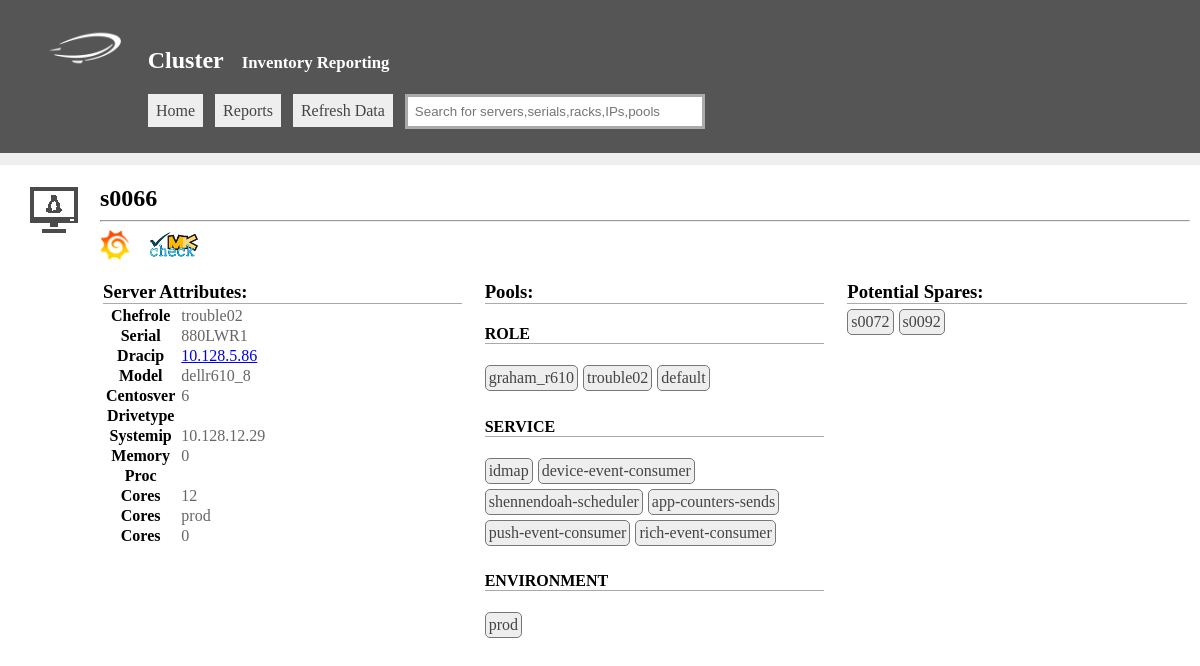
The page /view.php?type=server&id=3151 on the database its author committed.
### tables this page shows
CREATE TABLE 'server' ('id'  INTEGER PRIMARY KEY,'name'  TEXT,'chef_role'  TEXT,'serial'  TEXT,'dracip'  TEXT,'model'  TEXT,'aws_ami'  TEXT,'centosver'  TEXT,'drivetype'  TEXT,'drivecount'  INTEGER,'aws_instance_id'  TEXT,'systemip'  TEXT,'memory'  INTEGER,'proc'  TEXT,'cores'  INTEGER,'cpus'  INTEGER,'env'  TEXT,'tengb'  BOOL,'raid'  TEXT);

CREATE TABLE 'pool' ('id'  INTEGER PRIMARY KEY,'name'  TEXT,'type'  TEXT);

### connectors.php (called while the page is built, shortened)
<?php
class sqlite
{
	function __construct($config){
		$this->config=$config;
	}
	public function search($q){
		$ret=array();
		$hdl=new SQLite3($this->config['filename']);
		$result = $hdl->query($q);
		if($result) {
			while ($row = @$result->fetchArray(SQLITE3_ASSOC)) {
				$ret[] = $row;
			}
		}
		return $ret;
	}
}

### config.php (called while the page is built, shortened)
<?php
$displayoptions['server']['name']=array('disp'=>'Name',    'tab'=>'server',    'col'=>'name');
$displayoptions['server']['Serial']=array('disp'=>'Serial',    'tab'=>'server',    'col'=>'serial');
$displayoptions['server']['Model']=array('disp'=>'Model',      'tab'=>'server',    'col'=>'model');
$displayoptions['server']['Chefrole']=array('disp'=>'Chefrole',      'tab'=>'server',    'col'=>'chef_role');
$displayoptions['server']['Dracip']=array('disp'=>'Dracip',      'tab'=>'server',    'col'=>'dracip');
$displayoptions['server']['Systemip']=array('disp'=>'Systemip',      'tab'=>'server',    'col'=>'systemip');
$displayoptions['server']['Centosver']=array('disp'=>'Centosver ',      'tab'=>'server',    'col'=>'centosver');
$displayoptions['server']['Drivetype']=array('disp'=>'Drivetype',      'tab'=>'server',    'col'=>'drivetype');
$displayoptions['server']['Drivecount']=array('disp'=>'Drivecount',      'tab'=>'server',    'col'=>'drivecount');
$displayoptions['server']['Memory']=array('disp'=>'Memory',      'tab'=>'server',    'col'=>'memory');
$displayoptions['server']['Proc']=array('disp'=>'Proc',      'tab'=>'server',    'col'=>'proc');
$displayoptions['server']['Cores']=array('disp'=>'Cores',      'tab'=>'server',    'col'=>'cores');
$displayoptions['server']['Type']=array('disp'=>'Type',      'tab'=>'s2',    'col'=>'servertype');
$displayoptions['server']['Rack']=array('disp'=>'Rack',      'tab'=>'rack',    'col'=>'name');
$displayoptions['server']['Raid']=array('disp'=>'Raid',      'tab'=>'server',    'col'=>'raid');

### templates/server.php (the view, shortened to what this page needs)
<?php
$serverinfo=$sqlite->search("select *,(case when server.name like 's%' then 'physical' when server.name like 'e%' then 'aws' else 'unknown' end) AS servertype from server where id='$id'");
$serverinfo=$serverinfo[0];
$serverpools=$sqlite->search("select distinct pool.name,pool.id,pool.type from poolservermap left join pool on poolservermap.poolid = pool.id where poolservermap.serverid = $id");
if($serverinfo){
    echo "<img src='./images/icons/linux.png' style='opacity:.7;float:left;margin-right:15px'/>";
    echo "<div style='padding-left:70px'>";
    echo "<h2>".$serverinfo['name']."</h2><hr>";
    $to=(time()*1000);
    $from=($to - 60*60*3000);
    echo "<a style='text-decoration:none' target='_blank' href='https://grafana.prod.urbanairship.com/dashboard/db/server-overview?from=$from&to=$to&var-server=".$serverinfo['name']."'>
    <img style='vertical-align:middle;height:30px' src='./images/grafanalogo.png' /></a>&nbsp;&nbsp;&nbsp;&nbsp;";
    echo "<a style='text-decoration:none' target='_blank' href='https://monitoring.prod.urbanairship.com/check_mk/view.py?view_name=host&host=".$serverinfo['name']."'>
    <img style='vertical-align:middle;height:30px' src='./images/checkmklogo.png' /></a><br /><br />";
    echo "<table><tr><td style='width:30%;'>";
    echo "<h3 style='border-bottom:1px solid #aaa;margin:0px'>Server Attributes:</h3>";
    echo "<table class='stats'>";
    if($serverinfo['servertype']=='aws'){
        $fields=array('aws_instance_id','aws_ami');
    }else {
        $fields = array('serial','model','dracip','drivetype','drivercount','memory','proc','cores','tengb');
    }
    $common=array('systemip','chef_role','centosver','env');
    $fields=array_merge($fields,$common);
    foreach($serverinfo as $k=>$server){
        if(in_array($k,$fields)) {
            $displayoptions['server']['name']=array('disp'=>'Name',    'tab'=>'server',    'col'=>'name');
            foreach($displayoptions['server'] as $option){
                if($option['col']==$k){
                    $disp=$option['disp'];
                }
            }
            if($k=='dracip'){
                $server="<a target='_blank' href='https://$server'>$server</a>";
            }
            echo "<tr><th>".$disp."</th><td>" . $server . "</td></tr>";
        }
    }
    echo "</table>";
    echo "</td><td style='width:30%;padding-left:20px;'>";
    if($serverpools){
        echo "<h3 style='border-bottom:1px solid #aaa;margin:0px'>Pools:</h3>";
        foreach($serverpools as $pool){
            $mypools[$pool['type']][]=$pool;
        }
        foreach($mypools as $cat=>$pools){
            echo "<h4 style='border-bottom:1px solid #aaa'>".strtoupper(str_replace("_pool","",$cat))."</h4>";
            foreach($pools as $pool){
                echo "<a href='./view.php?type=pool&id=".$pool['id']."' class='floatbox'>".$pool['name']."</a>";
            }
        }
    }
    if($serverinfo['servertype']=='physical'){
        echo "</td><td style='width:30%;padding-left:20px;'>";
        echo "<h3 style='border-bottom:1px solid #aaa;margin:0px;margin-bottom:5px'>Potential Spares:</h3>";
        $spareq="select * from server where
                    drivecount = '".$serverinfo['drivecount']."'  and
                    model = '".$serverinfo['model']."' and
                    env != 'prod' and env != 'stag'
                    and memory >= '".$serverinfo['memory']."'
                    and cores = '".$serverinfo['cores']."'
                    and proc = '".$serverinfo['proc']."'
                    and drivecount = '".$serverinfo['drivecount']."'
         ";
        $spareresults=$sqlite->search($spareq);
        if($spareresults){
            foreach($spareresults as $server){
                echo "<a target='_blank' href='./view.php?type=server&id=".$server['id']."' class='floatbox'>".$server['name']."</a>";
            }
        }else{
            echo "No spares found";
        }
    }
    echo "</td></tr></table>";
    echo "</div>";
}

### mainstyle.css (style rules this page uses)
body { padding:0xp;margin:0px; }
#viewbox h2 { margin:0px }
.floatbox { display:inline-block;padding:3px;border:1px solid #777; border-radius:5px;background:#eee;color:#444;text-decoration:none;background:#eee;margin-right:5px;margin-bottom:5px; }
table.stats { border:2px solid #fff;padding:3px;border-collapse: collapse }
table.stats td { padding-left:5px;color:#666 }
td { vertical-align:top }

### rows shown on the page
server: name "s0066", chef_role "trouble02", serial "880LWR1", dracip "10.128.5.86", model "dellr610_8", centosver "6", systemip "10.128.12.29", memory "0", cores "12", env "prod", tengb "0"
pool: name "graham_r610"
pool: name "trouble02"
pool: name "default"
pool: name "idmap"
pool: name "device-event-consumer"
pool: name "shennendoah-scheduler"
pool: name "app-counters-sends"
pool: name "push-event-consumer"
pool: name "rich-event-consumer"
pool: name "prod"
server: name "s0072"
server: name "s0092"

### other values the page prints
$mastertitle "Cluster"
$tagline "Inventory Reporting"
$disp "Chefrole"
$disp "Serial"
$disp "Dracip"
$disp "Model"
$disp "Centosver"
$disp "Drivetype"
$disp "Systemip"
$disp "Memory"
$disp "Proc"
$disp "Cores"
str_replace("_pool","",$cat) "ROLE"
str_replace("_pool","",$cat) "SERVICE"
str_replace("_pool","",$cat) "ENVIRONMENT"
